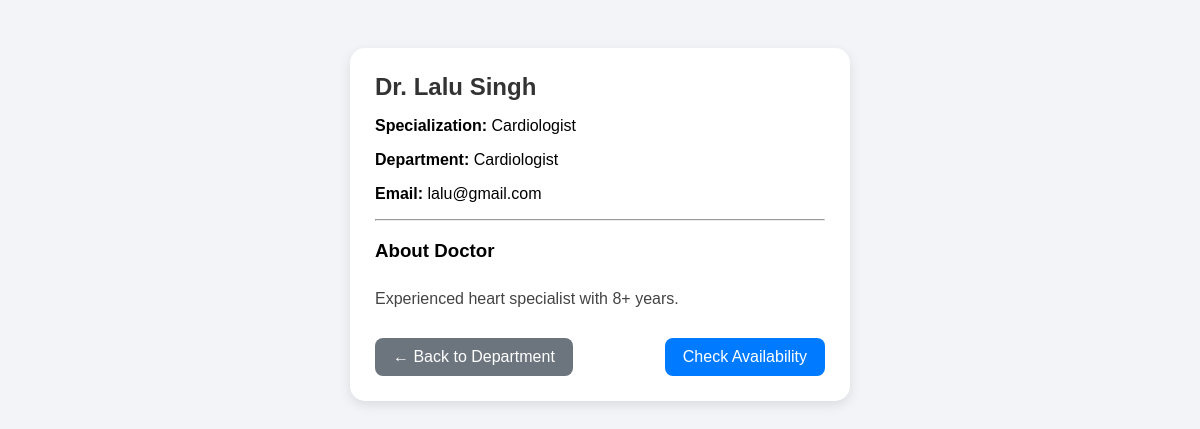
The app's page /doctor/doc_01 with its own data.
### tables this page shows
CREATE TABLE "Doctor" (
	"id"	INTEGER,
	"doc_id"	TEXT UNIQUE,
	"username"	TEXT NOT NULL,
	"email"	NUMERIC NOT NULL UNIQUE,
	"password"	TEXT NOT NULL,
	"specialization"	TEXT NOT NULL,
	"department_id"	TEXT NOT NULL,
	"about"	TEXT NOT NULL,
	"is_blacklisted"	INTEGER NOT NULL DEFAULT 0,
	PRIMARY KEY("id" AUTOINCREMENT)
);

CREATE TABLE "Department" (
	"dept_id"	TEXT NOT NULL UNIQUE,
	"name"	TEXT NOT NULL UNIQUE,
	"about"	TEXT,
	PRIMARY KEY("dept_id")
);

### app.py (the view)
@app.route('/doctor/<doctor_id>')
def doctor_details(doctor_id):
    conn = get_db()
    doctor = conn.execute("SELECT * FROM Doctor WHERE doc_id = ?", (doctor_id,)).fetchone()
    dept = conn.execute("SELECT name FROM Department WHERE dept_id = ?", (doctor['department_id'],)).fetchone()
    conn.close()
    return render_template("Patient_Dashboard/doctor_details.html", doctor=doctor, department=dept['name'])

### app.py (called while the page is built)
def get_db():
    conn = sqlite3.connect(database)
    conn.row_factory = sqlite3.Row
    return conn

### templates/Patient_Dashboard/doctor_details.html (shortened to what this page needs)
<!DOCTYPE html>
<html lang="en">
<head>
    <link rel="stylesheet" href="/static/doctor_details.css">
</head>
<body>
<div class="card">
    <h2>Dr. {{ doctor['username'] }}</h2>
    <p><strong>Specialization:</strong> {{ doctor['specialization'] }}</p>
    <p><strong>Department:</strong> {{ department }}</p>
    <p><strong>Email:</strong> {{ doctor['email'] }}</p>
    <hr>
    <h3>About Doctor</h3>
    <p class="about">{{ doctor['about'] }}</p>
    <div class="btn-row">
        <a href="{{ url_for('department_details', dept_id=doctor['department_id']) }}" class="btn back-btn">
            ← Back to Department
        </a>
        <a href="{{ url_for('doctor_availability', doctor_id=doctor['doc_id']) }}" class="btn avail-btn">
            Check Availability
        </a>
    </div>
</div>
</body>
</html>

### static/doctor_details.css (style rules this page uses)
body { font-family: Arial; background: #f2f4f7; display: flex; justify-content: center; padding-top: 40px; }
.card { background: white; width: 450px; padding: 25px; border-radius: 15px; box-shadow: 0 4px 12px rgba(0,0,0,0.1); }
h2 { margin: 0; color: #333; }
.about { padding: 10px 0; color: #444; }
.btn-row { margin-top: 20px; display: flex; justify-content: space-between; }
.btn { padding: 10px 18px; background: #007bff; color: white; text-decoration: none; border-radius: 8px; }
.back-btn { background: #6c757d; }

### records on screen
Doctor: username "Lalu Singh", specialization "Cardiologist", email "lalu@gmail.com", about "Experienced heart specialist with 8+ years."
Department: name "Cardiologist"
